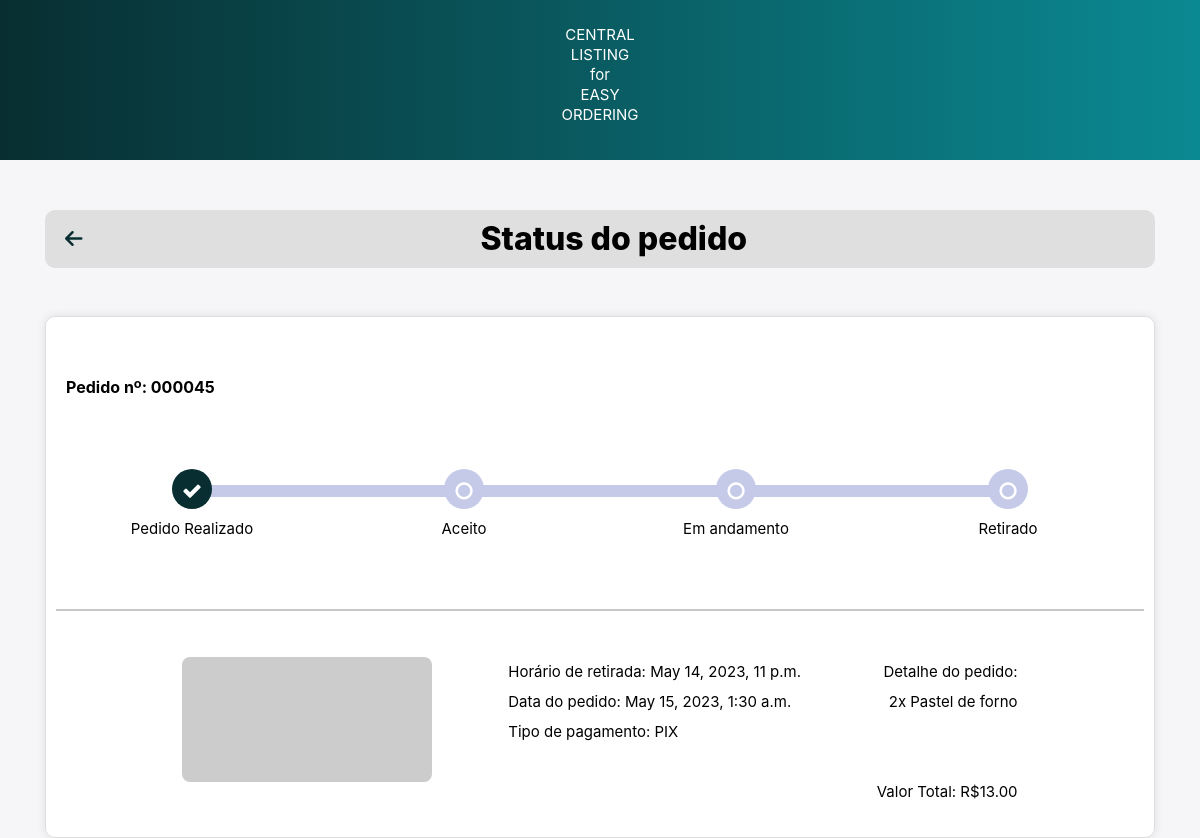
/order_status/ (signed in), run on an earlier commit of the app's database.
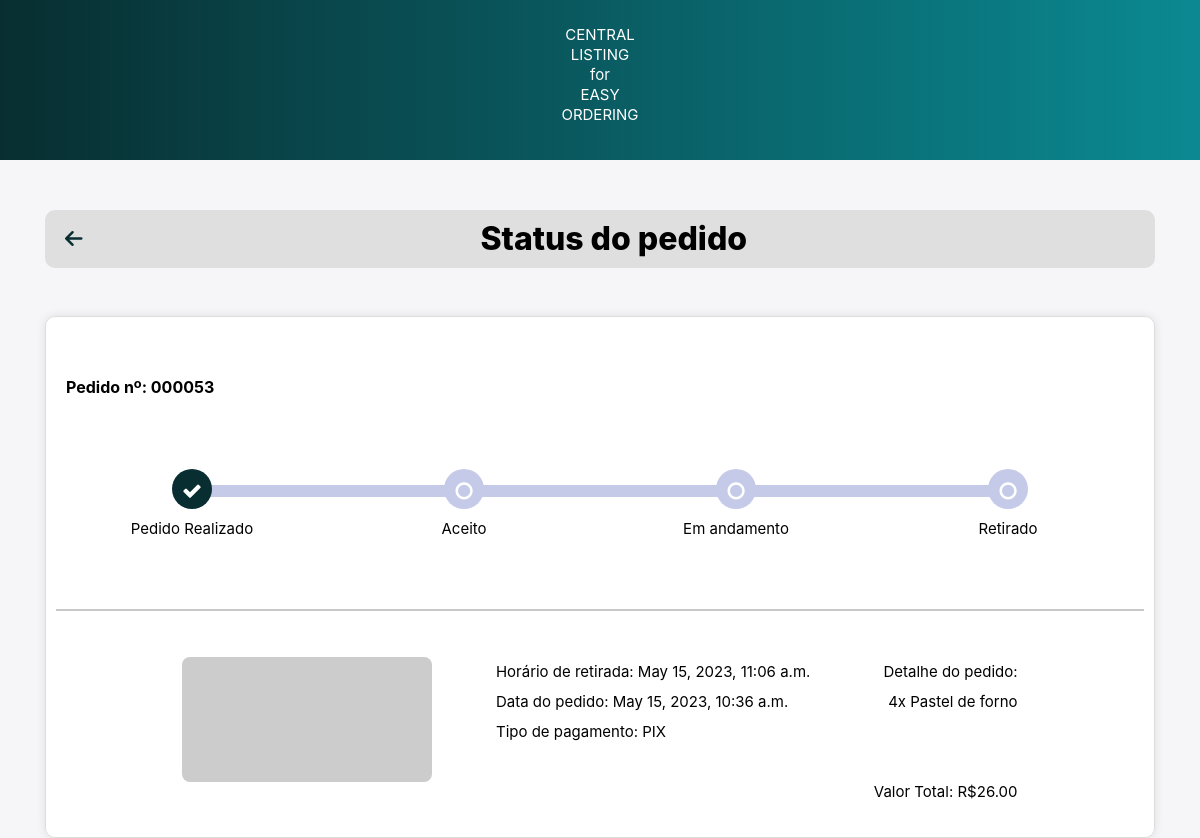
And on a later commit of the database.
### main/models.py (models this page shows)
class Order(models.Model):
    user = models.ForeignKey(User, on_delete=models.CASCADE)
    order = models.CharField(max_length=1000)
    order_datetime = models.DateTimeField()
    pickup_time = models.DateTimeField()
    total = models.DecimalField(max_digits=6, decimal_places=2)

### main/views.py (the view)
# urls.py: path('order_status/', views.order_status, name='order_status'),
@login_required(login_url='login')
def order_status(request):
    cart = Cart.objects.filter(user=request.user)
    total = cart.aggregate(total=Sum(F('product__price') * F('quantity')))['total']
    if request.method == 'POST':
        order_datetime = datetime.now()
        pickup_time = datetime.now() + timedelta(minutes=30)
        order_products = [f"{item.quantity}x {item.product.name}" for item in cart]
        order_summary = ", ".join(order_products)
        order = Order.objects.create(user=request.user, order=order_summary, total=total,
        pickup_time=pickup_time, order_datetime=order_datetime)
        messages.success(request, 'Pedido realizado com sucesso!')
        cart.delete()
    else:
        order = Order.objects.filter(user=request.user).last()
    context = {
        'order': order,
    }
    return render(request, 'order_status.html', context)

### templates/order_status.html (shortened to what this page needs)
{% load static %}
<!DOCTYPE html>
<html>
<head>
    <link rel="stylesheet" href="https://cdnjs.cloudflare.com/ajax/libs/font-awesome/6.4.0/css/all.min.css" />
    <link
    rel="stylesheet"
    href="https://cdn.jsdelivr.net/npm/bootstrap@4.3.1/dist/css/bootstrap.min.css"
  />
  <link
    rel="stylesheet"
    href="https://cdnjs.cloudflare.com/ajax/libs/font-awesome/4.7.0/css/font-awesome.css"
  />
  <link rel="stylesheet" type="text/css" href="{% static './css/order_status.css' %}">
</head>
<body>
  <nav>
          <p>CENTRAL<br>LISTING<br>for<br>EASY<br>ORDERING</p>
  </nav>
    <div class="container">
        <div class="top-bar">
            <a id="arrow" href="{% url 'home' %}" class="back-to-home">
                <i class="fas fa-arrow-left"></i>
            </a>
            <h1 class="top-bar-title">Status do pedido</h1>
        </div>
    </div>
    {% if order %}
    <div class="container">
      <div class="card">
        <div class="timeline-container">
          <div class="order_number_text">
            Pedido nº: 0000{{ order.id }}</p>
          </div>
          <ul id="progressbar" class="text-center">
            <li class="step0">
              <div class="step-container">
                <p class="status-text">Pedido Realizado</p>
              </div>
            </li>
            <li class="step0">
              <div class="step-container">
                <p class="status-text">Aceito</p>
              </div>
            </li>
            <li class="step0">
              <div class="step-container">
                <p class="status-text">Em andamento</p>
              </div>
            </li>
            <li class="step0">
              <div class="step-container">
                <p class="status-text">Retirado</p>
              </div>
            </li>
          </ul>
          <br><br><br><br><br>
          <div class="track-order">
            <hr>
            <div class="row d-flex justify-content-between px-3 top">
              <div class="d-flex">
                <img src="https://placehold.co/600x400?text=product_img" alt="Product Image" style="width:250px;height:125px;">
              </div>
              <div>
                <p>Horário de retirada: {{ order.pickup_time }}</p>
                <p>Data do pedido: {{ order.order_datetime }}</p>
                <p>Tipo de pagamento: PIX</p>
              </div>
              <div class="d-flex flex-column text-sm-right">
                <p>Detalhe do pedido:</p>
                <p>{{order.order}}</p>
                <p><br><br><br>Valor Total: R${{order.total}}</p>
              </div>
            </div>
          </div>
        </div>
      </div>
    </div>
    {% endif %}
</body>
</html>

### static/css/order_status.css (style rules this page uses)
* { box-sizing: border-box; margin: 0; padding: 0; }
nav { background: linear-gradient(90deg, #082E31, #0b8992); padding: 5px; text-align: center; font-size: 15px; width: 100%; color: #fff; margin-bottom: 50px; font-weight: normal; }
.top-bar { display: flex; align-items: center; padding: 10px 20px; background-color: #dfdfdf; border-radius: 10px; width: 100%; margin: 0 auto; position: relative; }
.top-bar-title { flex-grow: 1; margin: 0; font-size: 32px; text-align: center; }
.back-to-home { color: #082E31; font-size: 20px; margin-right: 10px; }
body { color: #000; overflow-x: hidden; height: 100%; background-color: #f6f5f7; background-repeat: no-repeat; }
.card { z-index: 0; background-color: #fff; padding-bottom: 0px; margin-top: 48px; border-radius: 10px; border: 0px solid rgba(0,0,0,.125); }
.top { padding-top: 30px; padding-left: 13% !important; padding-right: 13% !important; }
#progressbar { margin-bottom: 1px; padding-left: 0; margin-top: 70px; }
#progressbar li { list-style-type: none; font-size: 13px; width: 25%; float: left; position: relative; font-weight: 400; }
#progressbar .step0::before { font-family: FontAwesome; content: '\f10c'; color: #fff; }
#progressbar li::before { width: 40px; height: 40px; line-height: 45px; display: block; font-size: 20px; background: #c5cae9; border-radius: 50%; margin: auto; padding: 0; }
#progressbar li::after { content: ''; width: 100%; height: 12px; background-color: #c5cae9; position: absolute; top: 16px; left: 0; z-index: -1; }
#progressbar li:last-child::after { border-top-right-radius: 10px; border-bottom-right-radius: 10px; position: absolute; left: -50%; }
#progressbar li:nth-child(2)::after, #progressbar li:nth-child(3)::after { left: -50%; }
#progressbar li:first-child::after { border-top-left-radius: 10px; border-bottom-right-radius: 10px; position: absolute; left: 50%; }
#progressbar li.active::before, #progressbar li.active::after { background-color: #082E31; transition: background 1.0s; }
#progressbar li.active::before { font-family: FontAwesome; content: '\f00c'; color: #fff; }
.status-text { text-align: center; margin-top: 10px; }
.step-container { display: flex; flex-direction: column; align-items: center; justify-content: center; }
img { border-radius: 8px; }
.container .card .row { margin-bottom: 20px; }
.container .card .row p { margin: 0; padding: 5px 0; }
.container .card .row .d-flex { flex-direction: column; align-items: flex-start; }
.container .card .row .text-sm-right { align-items: flex-end; }
hr { background-color: #dfdfdf; border-width: 2px; }
.timeline-container { border: 1px solid #ddd; border-radius: 10px; padding: 10px; box-shadow: 0px 0px 10px rgba(0,0,0,0.1); padding-top: 48px; }
.track-order { margin-top: 20px; }
h1 { font-weight: bold; font-weight: 800; }
p { font-size: 15px; line-height: 20px; margin: 20px 0 30px; }
.order_number_text { padding-top: 10px; padding-left: 10px; font-size: 16px; font-weight: bolder; }

What changed in the data, as far as the page shows it:
no longer on this page (row unchanged): Order: id "45", pickup_time "May 14, 2023, 11 p.m.", order_datetime "May 15, 2023, 1:30 a.m.", order "2x Pastel de forno", total "13.00"
added Order: id "53", pickup_time "May 15, 2023, 11:06 a.m.", order_datetime "May 15, 2023, 10:36 a.m.", order "4x Pastel de forno", total "26.00"
